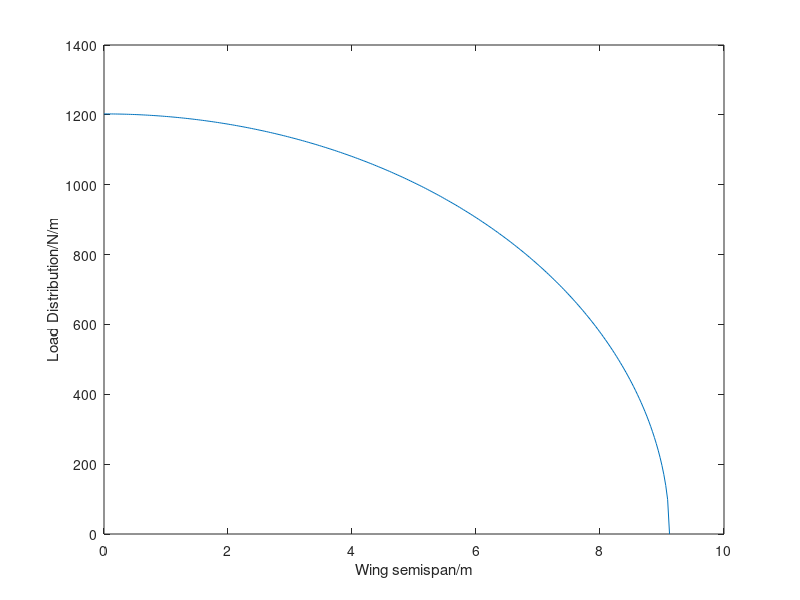
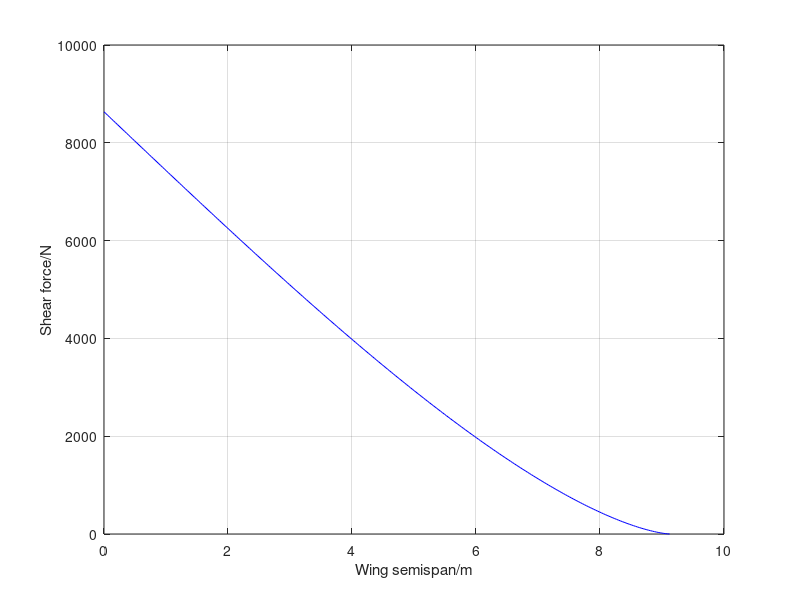
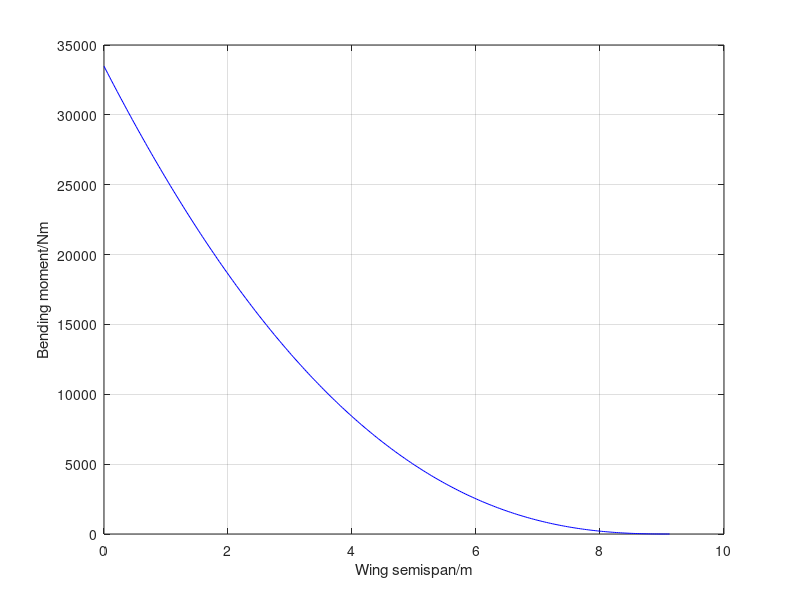
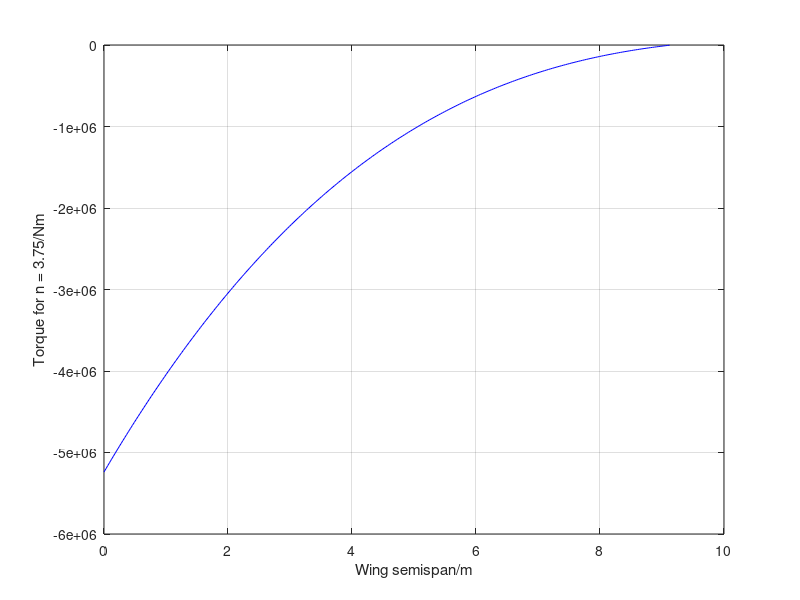

The MATLAB script that drew these images, in order:
%Wing load calculation
clear
clc

%%
%Cruise parameters
aCruise = 296.5355;
rho = 0.3796;
M = 0.8;
V_cruise = M * aCruise;
V_max = 0.8*aCruise*1.25;% maximum velocity

halfSpan = 14.8/2;  %wing semispan from the root at fuselage joint
n = 2.5;   %ultimate load factor
N = 300; % number of discretisation
dy = halfSpan/(N-1); % size of intervals
y = 0 : dy : halfSpan; % spanwise discretisation 
W = 1.14e3/2; % weight at cruise altitude with no fuel
L = n*W*9.81/2; % lift on one side of the wing

cRoot = 4.98; % root chord
cTip = 1.99; % tip chord
%angle of flexural axis
sweep = deg2rad(38);
theta = atan((tan(sweep)*halfSpan+0.15*(cTip-cRoot))/halfSpan);
c = cRoot : -(cRoot-cTip)/(N-1) :cTip; % aero chord length distribution
%% structural coordinate
%structural span
bs = halfSpan/cos(theta);
dx = bs/(N-1);
x = 0 : dx : bs;
%leading and trailing edge sweep angle
alead = atan((tan(sweep)*halfSpan-0.25*(cTip-cRoot))/halfSpan);
atrai = atan((tan(sweep)*halfSpan+0.75*(cTip-cRoot))/halfSpan);
lright = cRoot/(tan(alead)-tan(atrai));
lflex = lright/cos(theta);
chordS = (lflex-x/cos(theta))*(tan(alead-theta)+tan(theta-atrai));

%% load distribution
% lift distribution
ellipfunc = (1-(y./halfSpan).^2).^0.5;
% elli (1,1:floor(1.5/11.52*N))=zeros(1,floor(1.5/11.52*N));
l_wing = ellipfunc*L/(trapz(y,ellipfunc));
totalLoad = l_wing;
%own weight
% W_wing = W*9.81; % weight of wing
t2c = ones(1,300)*0.12;% thickness to chord ratio
t = t2c.*c;
% % assume wing weight is proportional to c^2*t2c
% w_wing = t2c.*c.^2*W_wing/trapz(y,t2c.*c.^2); % assuming quadratic

% totalLoad = l_wing-w_wing;

% plot(x,l_wing);
% hold on;
% plot(x,w_wing);
% hold on
plot(x,l_wing);
hold on
xlabel('Wing semispan/m')
ylabel('Load Distribution/N/m')
hold off;

%% shear force
% initialise
%Shear force
shearForce = totalLoad.*dx;
for i = 1:N
    shearForce(i) = sum(shearForce(i:N));
end

figure(2)
plot(x,shearForce,'b')
xlabel('Wing semispan/m')
ylabel('Shear force/N')
grid on

%% Bending moment
shearForce(301)=0;
for i = 1:N
    dbendMoment(i) = (shearForce(i)+shearForce(i+1))*(dx)/2;
end

for i = 1:N
    bendMoment(i) = sum(dbendMoment(i:N));
end

figure(3)
plot(x,bendMoment,'b')
xlabel('Wing semispan/m')
ylabel('Bending moment/Nm')
grid on
%% Torque
cm0 = ones(1,N)*0.2;
dM0 = 0.5*rho*(cos(theta)*V_max)^2*chordS.^2.*cm0;%moment with respect to flexural axis. this could be better as this is more conservative and this is calculated with respect to the flexural axis.
%assume flexural axis at (.15+.60)/2=37.5% chord -- centre of wing box
xCenter = 0.375;
%moment arm of lift
liftArm = (xCenter-0.25)*chordS;
deltaLa = liftArm.*l_wing*dx;
% deltaLaN = liftArm.*l_wingn*dx;

%moment arm of inertia loads
weightArm = (-xCenter+0.5).*chordS;
deltaNWb = n*W.*weightArm*dx;
%sectional torque
dT =deltaLa+deltaNWb-dM0;
% dTn = deltaLaN+deltaNWb+dM0;
%total torque
for i = 1:N
    T(N-i+1) = sum(dT(N-i+1:N));  % sum from tip to root
%     Tn(N-i+1) = sum(dTn(N-i+1:N));
end

figure(4)
plot(x,T,'b');
% hold on
% plot(x,Tn);
xlabel('Wing semispan/m')
ylabel('Torque for n = 3.75/Nm')
grid on

%% calculation of shear flow
bBox = t.*(0.57/0.5976);
cBox = 0.45.*c;
NormalLoad = bendMoment./(bBox.*cBox);

%T/2A
qTorque = T./(2*bBox.*cBox);
% qTorque2 = -Tn./(2*bBox*cBox);

%SF/2Bw
qS = shearForce(1:300)./(2.*bBox);

figure(5)
plot(x,NormalLoad,'b');
xlabel('Horizontal tailplane semispan/m')
ylabel('Compression per unit length/Nm^-1')
grid on

figure(6)
plot(x,qTorque,'b');
% hold on
% plot(x,qTorque2);
% legend("N=3.75","N=-1.5");
xlabel('Horizontal tailplane semispan/m')
ylabel('Shear Flow from torque/Nm^-1')
grid on
 
figure(7)
plot(x,qS,'b');
xlabel('Horizontal tailplane semispan/m')
ylabel('Shear flow from shear force/Nm^-1')
grid on

%%
ks = 8.2;
q1 = abs(qS+qTorque);
q2 = abs(qS-qTorque);
E = 76E9;
tFrontSpar = 1000*((q1.*bBox.^2)./(ks*E)).^(1/3);
tRearSpar = 1000*((q2.*bBox.^2)./(ks*E)).^(1/3);
tFrontSpar = ceil(tFrontSpar.*10)/10;
tRearSpar = ceil(tRearSpar.*10)/10;
figure(8)
plot(x,tFrontSpar);
hold on;
plot(x,tRearSpar);
xlabel("Horizontal stabilizer semispan/m");
ylabel("Thickness/mm");
legend("Front spar","Rear spar");
shearStress1 = q1./tFrontSpar;
shearStress2 = q2./tRearSpar;
disp(max(shearStress1));
disp(max(shearStress2));

volumeSpar1 = sum(0.001.*tFrontSpar.*bBox.*dx);
volumeSpar2 = sum(0.001.*tRearSpar.*bBox.*dx);
massSparTotal = volumeSpar1*2710
massSparTota2 = volumeSpar2*2710
